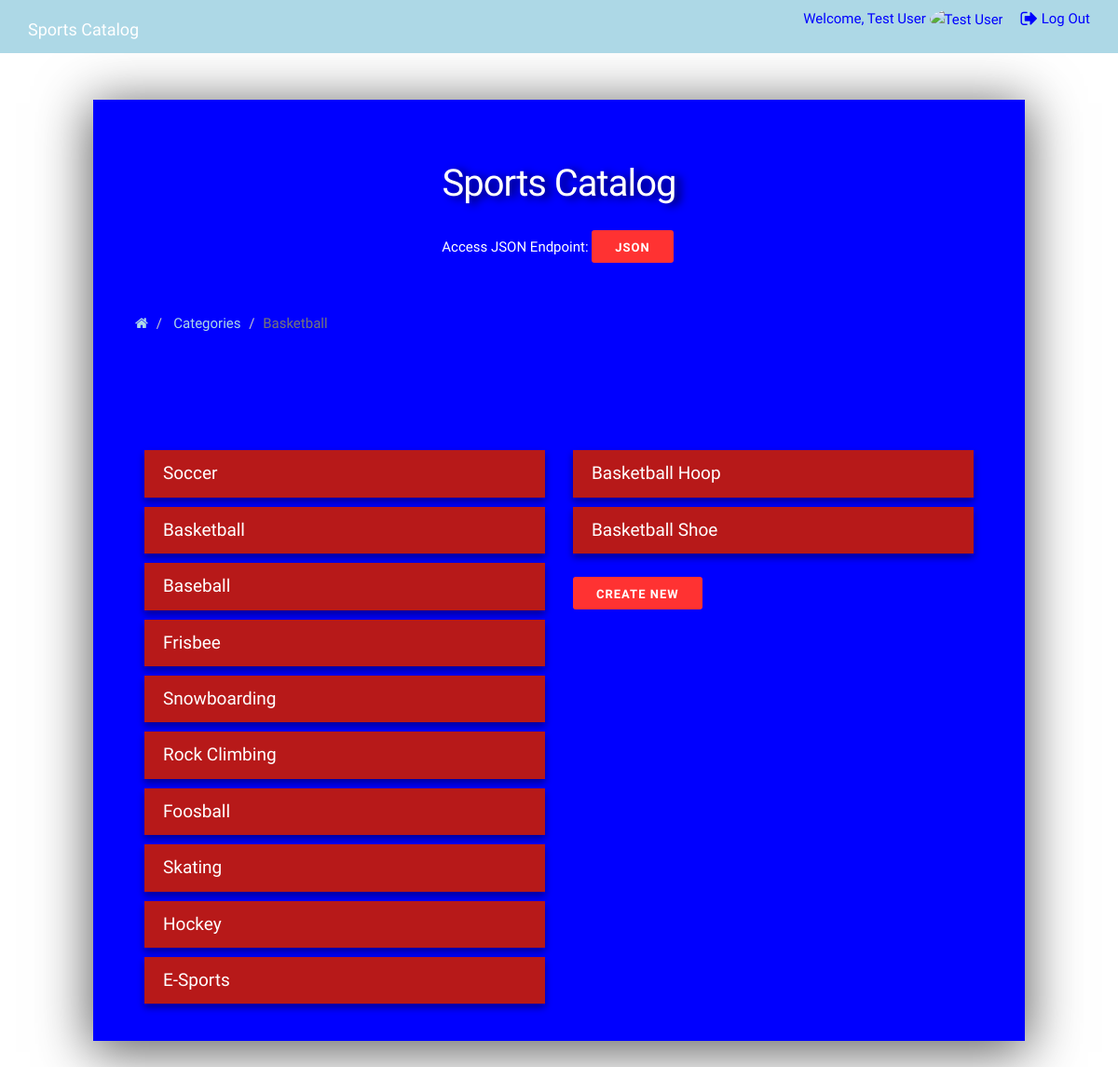
The app's page /catalog/2 (signed in) with its own data.
### database_setup.py (models this page shows, shortened)
class Category(Base):
    __tablename__ = 'category'
    id = Column(Integer, primary_key=True)
    name = Column(String(80), nullable=False)

class Item(Base):
    __tablename__ = 'item'
    id = Column(Integer, primary_key=True)
    name = Column(String(80), nullable=False)
    description = Column(String(250))
    picture = Column(String(250))
    created_at = Column(TIMESTAMP, nullable=False)
    updated_at = Column(TIMESTAMP)
    category_id = Column(Integer, ForeignKey('category.id'), nullable=False)
    category = relationship(Category)
    user_id = Column(Integer, ForeignKey('user.id'), nullable=False)
    user = relationship(User)

### catalog.py (the view)
@app.route('/catalog/<int:category_id>')
def displayCategory(category_id):
    categories = db_session.query(Category).all()
    item = db_session.query(Item).filter_by(id=category_id).one()
    category = db_session.query(Category).filter_by(
        id=item.category_id).one()
    for c in categories:
        if c.id == category_id:
            category = c
            break
    items = db_session.query(Item).filter_by(category_id=category.id).all()
    return render_template(
        'category.html', category=category, categories=categories, items=items)

### templates/category.html
{% extends "index.html" %}
{% block content %}
<ol class="breadcrumb">
    <li> <a href="/"><i class="fa fa-home" aria-hidden="true"></i></a> </li>
    <li> <a href="/catalog">Categories</a> </li>
    <li class="active">{{ category.name }} </li>
</ol>
<div class="row">
    <div class="display">
        <div class="col-md-6">
            <h3 class="text-center">Categories</h3>
            <ul>
                {% for c in categories %}
                <li class="list"> <a href="{{ url_for('displayCategory', category_id=c.id) }}" id="full-pad">{{ c.name }}</a>
                </li>
                {% endfor %}
            </ul>
        </div>
        <div class="col-md-6">
            <h3 class="text-center">{{ category.name }}</h3>
            <ul>
                {% for i in items %}
                <li class="list"> <a href="{{ url_for('displayItem',
                            category_id=category.id,
                            item_id=i.id) }}" id="full-pad">{{ i.name }}</a>
                </li>
                {% endfor %}
            </ul>
            {% if 'username' in session %}
            <button> <a href="{{ url_for('createNew', category_id=category.id) }}">Create New</a></button>
            {% endif %}
        </div>
    </div>
</div>
{% endblock %}

### static/css/styles.css (style rules this page uses)
html { font-size: 62.5%; }
body { font-size: 1.5em; line-height: 1.6; font-weight: 400; font-family: 'Droid Sans', sans-serif; color: blue; }
ul { list-style: none; }
ol, ul { padding-left: 0; margin-top: 25px; }
ul li a { text-decoration: none; display: block; width: 100%; height: 100%; }
button, button { display: inline-block; padding: 0 25px; font-size: 13px; font-weight: 600; line-height: 38px; letter-spacing: .1rem; text-transform: uppercase; white-space: nowrap; border-radius: 4px; cursor: pointer; box-sizing: border-box; }
.list { margin-bottom: 10px; font-size: 19px; background-color: #b71919; box-shadow: 0 4px 8px rgba(0, 0, 0, 0.25), 0 4px 7px rgba(0, 0, 0, 0.22); -webkit-transition: all 150ms ease-in; -webkit-transform: scale(1); -ms-transition: all 150ms ease-in; -ms-transform: scale(1); -moz-transition: all 150ms ease-in; -moz-transform: scale(1); transition: all 150ms ease-in; transform: scale(1); }
#full-pad { padding: 10px 20px 10px 20px; }
ul, ol, form { margin-bottom: 2.5rem; }
a:link, a:active, a:visited { color: #FFFFFF; text-decoration: none; }
a.button, .button, button, input[type="button"] { color: white; border: none; border-radius: 3px; height: 35px; margin-right: .3rem; background: #ff3232; }
.breadcrumb { background-color: #0000FF ; }
.breadcrumb a { color: lightblue; }
.display { margin: 25px; }

### records on screen
Category: name "Basketball"
Category: name "Soccer"
Category: name "Baseball"
Category: name "Frisbee"
Category: name "Snowboarding"
Category: name "Rock Climbing"
Category: name "Foosball"
Category: name "Skating"
Category: name "Hockey"
Category: name "E-Sports"
Item: name "Basketball Hoop"
Item: name "Basketball Shoe"

### other values on screen
{{ session['username'] }} "Test User"
